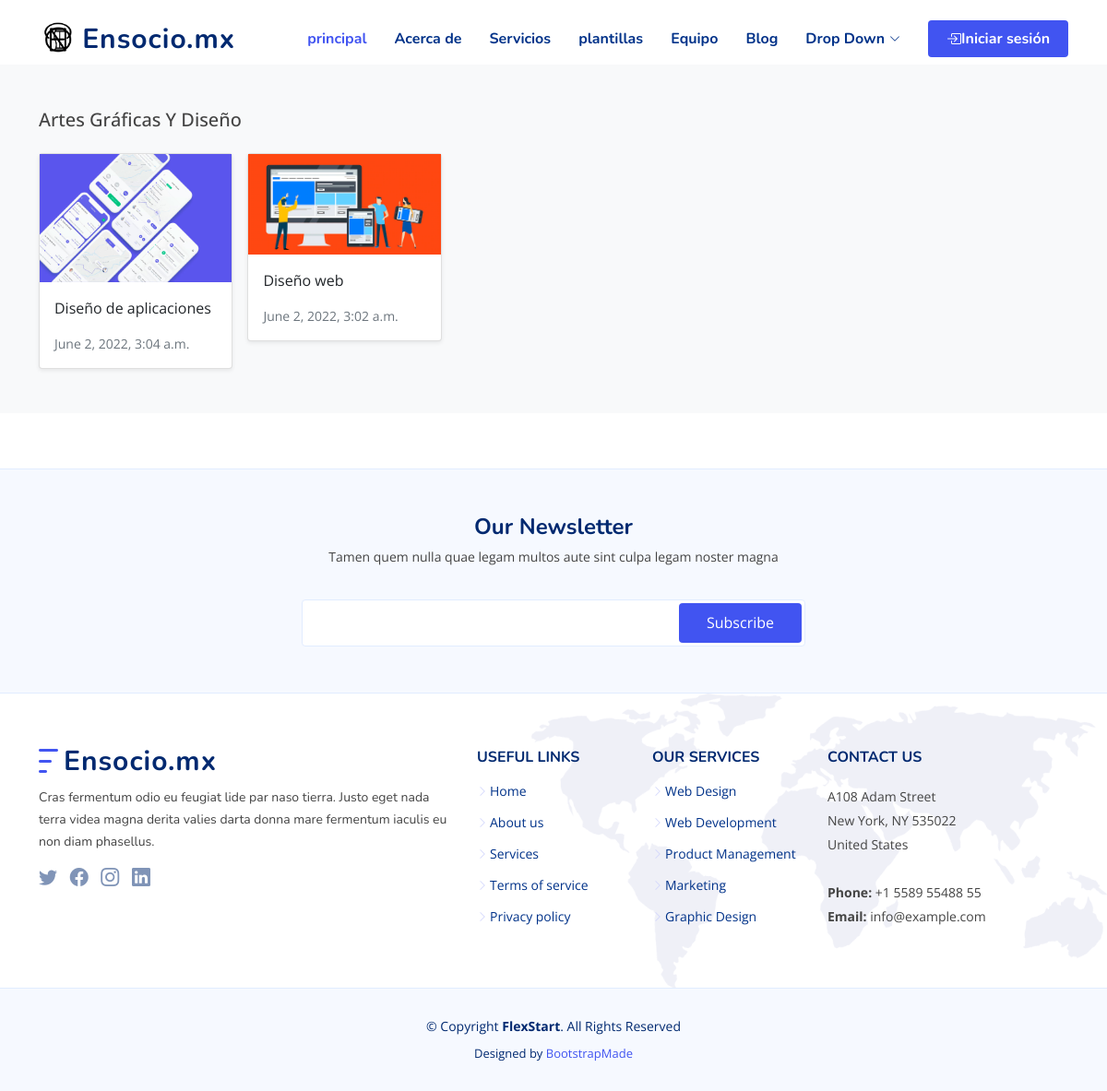
Before: /shop/artes-graficas-y-diseno/ with the older database file.
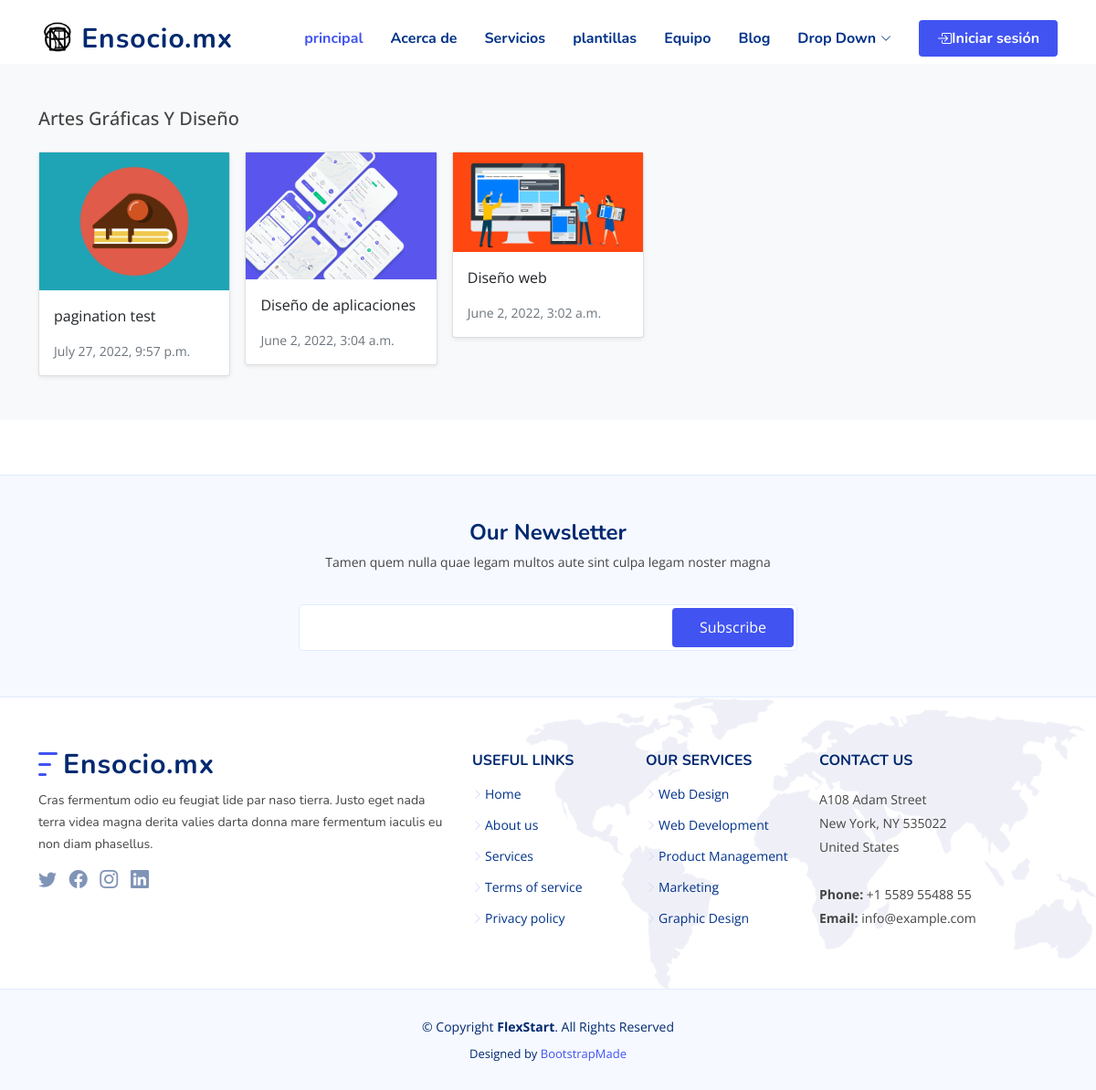
After: the same page with the newer database file.
### Shop/models.py (models this page shows, shortened)
class Product(models.Model):
    category = models.ForeignKey(Category, related_name='product', on_delete=models.CASCADE)
    created_by = models.ForeignKey(settings.AUTH_USER_MODEL, on_delete=models.CASCADE, related_name='product_creator')
    title = models.CharField(max_length=255)
    author = models.CharField(max_length=255, default='admin')
    description = tinymce_models.HTMLField(blank=True)
    image = models.ImageField(upload_to='images/', default='images/default.png')
    slug = models.SlugField(max_length=255)
    price = models.DecimalField(max_digits=7, decimal_places=2)
    old_price = models.DecimalField(max_digits=7, decimal_places=2, null=True)
    in_stock = models.BooleanField(default=True)
    is_active = models.BooleanField(default=True)
    created = models.DateTimeField(auto_now_add=True)
    updated = models.DateTimeField(auto_now=True)
    objects = models.Manager()
    products = ProductManager()
    class Meta:
        verbose_name_plural = 'Products'
        ordering = ('-created',)
    def get_absolute_url(self):
        return reverse('Shop:product_detail', args=[self.slug])

### Shop/views.py (the view)
# urls.py: path('shop/<slug:category_slug>/', views.category_list, name='category_list'),
def category_list(request, category_slug=None):
    category = get_object_or_404(Category, slug=category_slug)
    products = Product.objects.filter(category=category)
    context = {
        'category': category,
        'products': products,
    }
    return render(request, 'Shop/products/category.html', context)

### Shop/models.py (called while the page is built)
    def get_absolute_url(self):
        return reverse('Shop:category_list', args=[self.slug])

    def get_absolute_url(self):
        return reverse('Shop:plantilla_category_list', args=[self.slug_p])

### Shop/views.py (called while the page is built)
def categories(request):
    return {
        'categories': Category.objects.all()
    }

def categoriesplantillas(request):
    return {
        'categoriesplantillas': CategoryPlantillas.objects.all()
    }

### basket/basket.py (called while the page is built)
    def __len__(self):
        return sum(item['qty'] for item in self.basket.values())

### template/Shop/products/category.html (shortened to what this page needs)
{% extends "../base.html" %}
{% load static %}
{% block content %}
<main>
  <div class="album py-5 bg-light">
    <div class="container">
      <div class="pb-3 h5">{{category.name|title}}</div>
      <div class="row row-cols-1 row-cols-sm-2 row-cols-md-5 g-3">
        {% for product in products %}
        <div class="col">
          <div class="card shadow-sm">
          <img class="img-fluid" alt="Responsive image" src="{{ product.image.url }}">
            <div class="card-body">
              <p class="card-text">
                <a class="text-dark text-decoration-none" href="{{ product.get_absolute_url }}">{{ product.title }}</a>
              </p>
              <div class="d-flex justify-content-between align-items-center">
                <small class="text-muted">{{ product.created }}</small>
              </div>
            </div>
          </div>
        </div>
        {% endfor %}
      </div>
    </div>
  </div>
</main>
{% endblock %}

Changed rows visible on the page:
added Product: image (picture), title "pagination test", created "July 27, 2022, 9:57 p.m."
